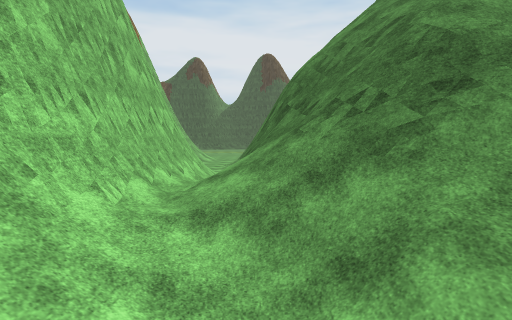
View 1 (above)

16 first-person views from a walk through a Unity game level. The camera is 1.5 m above the floor, tilts 4° down and sees 80° across. The floor is counted in squares, 1 m on a side. Each view is taken from the middle of a square. On the plan, view 1 faces up. The plan holds only what a view shows up to about 15 squares ahead; the rest is blank. The place goes on beyond the plan. The player character is not drawn. Some surface patterns are stand-ins.

View 2
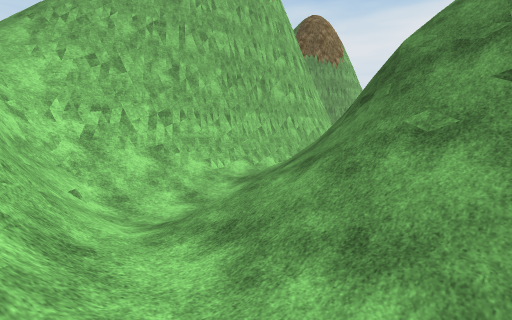

View 3
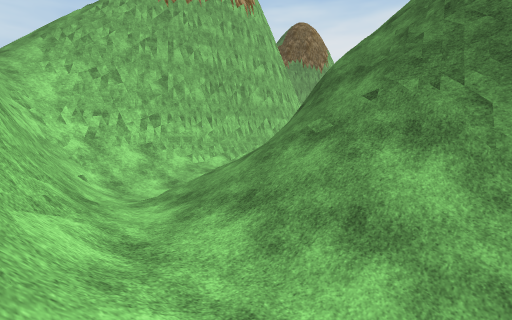

View 4
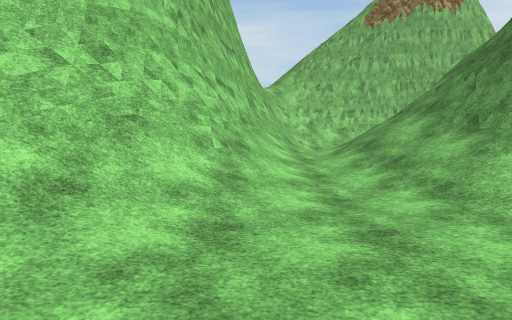

View 5
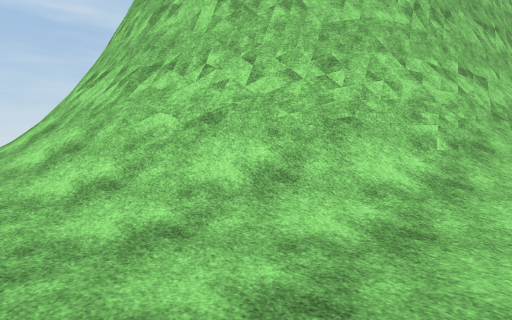

View 6
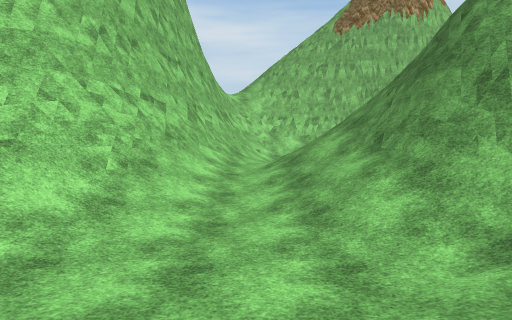

View 7
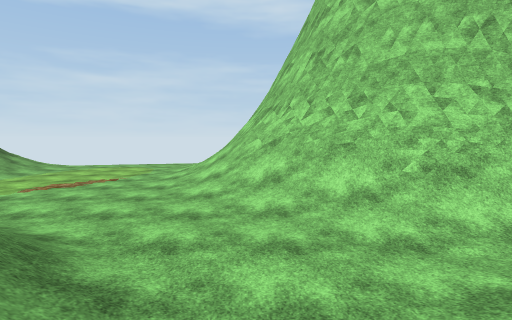

View 8
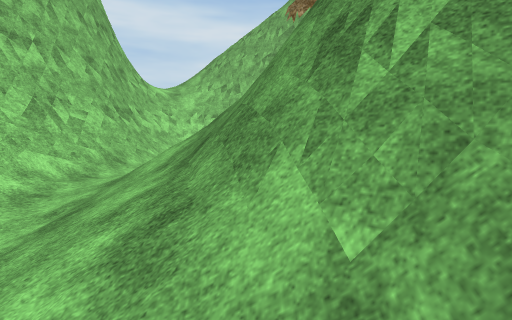

View 9
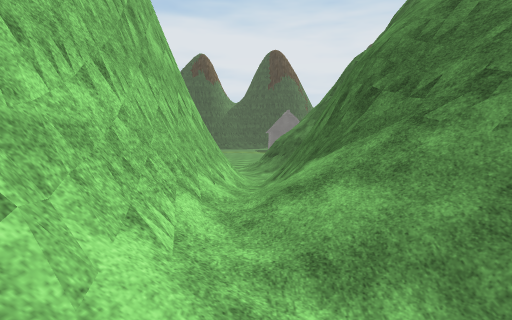

View 10
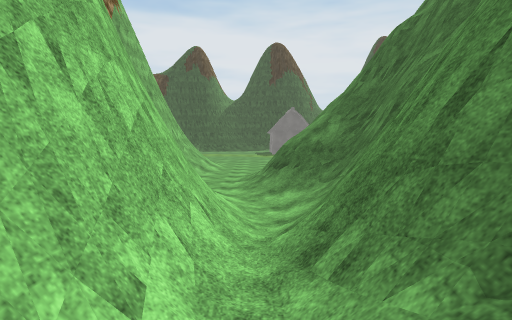

View 11
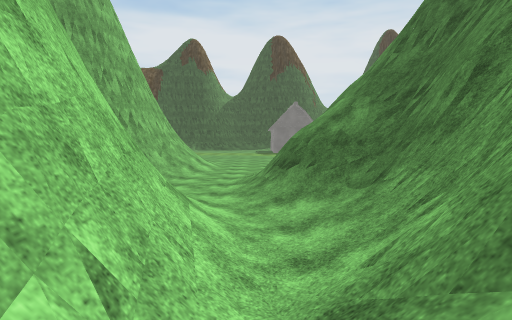

View 12
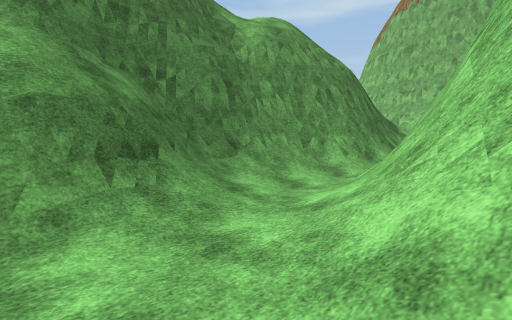

View 13
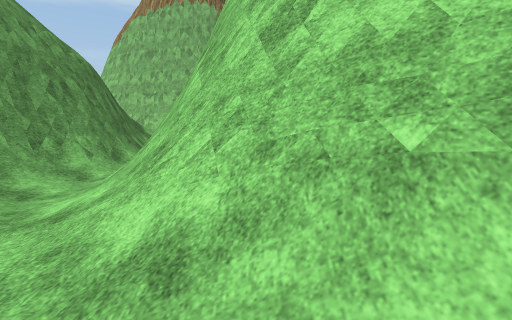

View 14
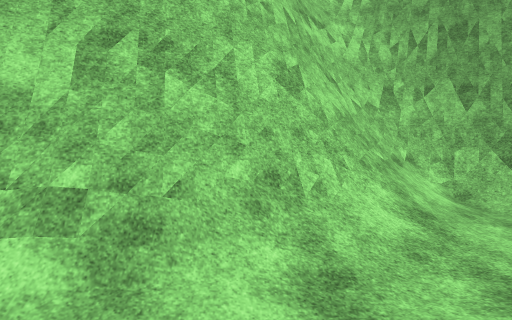

View 15
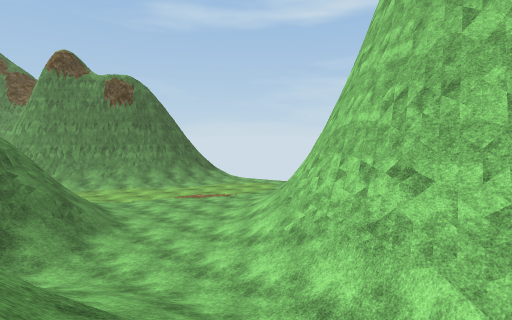

View 16
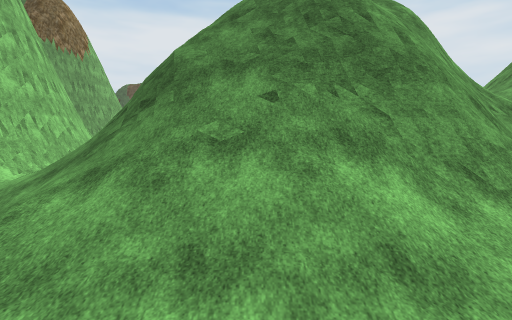

### Floor plan
Key: @ floor where view 1 was taken; # wall or solid block; . main floor; : floor 0.25 m higher than the main floor; + floor 0.5 m higher than the main floor; * floor 0.75 m higher than the main floor; % floor 1 m higher than the main floor; & floor 1.25 m higher than the main floor; / step, stairs or slope; = window, fence, low wall or low ledge; v drop or lower ground; O other object.
Columns run from 10 left of view 1 to 21 right of it. Each row starts with its distance up from view 1.
 29 #/:..... #
 28 #///...:=##
 27 #=///.../##
 26 ##=O//../=##
 25  ##=O//.:/=##
 24   ##=//.://=#
 23    ##=//.:/O#
 22     ##//.:/=#
 21      ##/.:/=#
 20      ##/::/=#
 19       #=///##
 18       #=//=##
 17       #=//=#
 16       #=*=##
 15       #=*=#
 14       #=*=#
 13       #=*=##
 12       #=%==##
 11       #=&/#=##           #
 10       #/////##          ##/
  9       #/////=##         #=/
  8       #/////###=####    #=
  7       #=%////=#=#==#   ##=
  6      ##//////== //#######//
  5      ##=/*/////////=###==///
  4      #=///+/////////===////+/O=v
  3      #=///+/////////////////////
  2      #=///+///////////////..////
  1      ##////***//////////:....///
  0       #===@///******/+::......//
 -1       ######=////*/**+::......./
 -2           #####==///////:.......
 -3              #####==/////::.....
 -4                 #####==////:....
 -5                    ####=O///:...
 -6                      ###=O///:..
 -7                       ###=O///..
 -8                         ##=O//:.
 -9                         ###=O/+.
-10                          ##=O//:

Positions as (right, up) in squares from view 1, and headings:
1: (0, 0), facing up
2: (8, -2), facing up-left
3: (11, -3), facing up-left
4: (21, -3), facing left
5: (21, -2), facing down-left
6: (21, 0), facing left
7: (17, 5), facing down
8: (17, 5), facing left
9: (-2, 3), facing up
10: (-2, 10), facing up
11: (-2, 14), facing up
12: (-7, 29), facing down-right
13: (-7, 29), facing down
14: (0, 23), facing left
15: (5, 5), facing down-right
16: (7, -2), facing up
